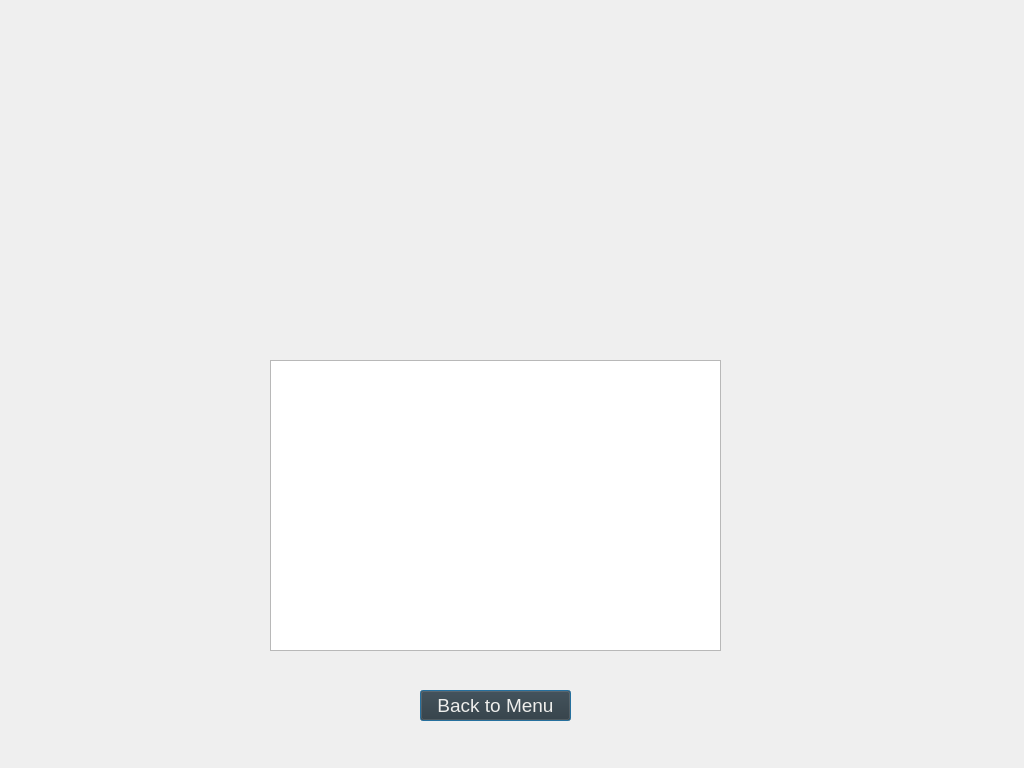
<?xml version="1.0" encoding="UTF-8"?>
<ui version="4.0">
 <class>EndWindow</class>
 <widget class="QDialog" name="EndWindow">
  <property name="geometry">
   <rect>
    <x>0</x>
    <y>0</y>
    <width>1024</width>
    <height>768</height>
   </rect>
  </property>
  <property name="font">
   <font>
    <pointsize>14</pointsize>
   </font>
  </property>
  <property name="windowTitle">
   <string>Dialog</string>
  </property>
  <property name="styleSheet">
   <string notr="true"> #EndWindow{
	background-image: url(:/Img/Scrabble.png);
}</string>
  </property>
  <widget class="QPushButton" name="BackMenuBtn">
   <property name="geometry">
    <rect>
     <x>420</x>
     <y>690</y>
     <width>151</width>
     <height>31</height>
    </rect>
   </property>
   <property name="sizeIncrement">
    <size>
     <width>1</width>
     <height>1</height>
    </size>
   </property>
   <property name="styleSheet">
    <string notr="true">#BackMenuBtn{
	background-color: rgb(46, 52, 54);
	color: rgb(238, 238, 236);
}</string>
   </property>
   <property name="text">
    <string>Back to Menu</string>
   </property>
  </widget>
  <widget class="QTableWidget" name="tableWidget">
   <property name="geometry">
    <rect>
     <x>270</x>
     <y>360</y>
     <width>451</width>
     <height>291</height>
    </rect>
   </property>
   <property name="styleSheet">
    <string notr="true">background-image: url(:/Img/background2.jpg);</string>
   </property>
  </widget>
 </widget>
 <resources/>
 <connections/>
</ui>
